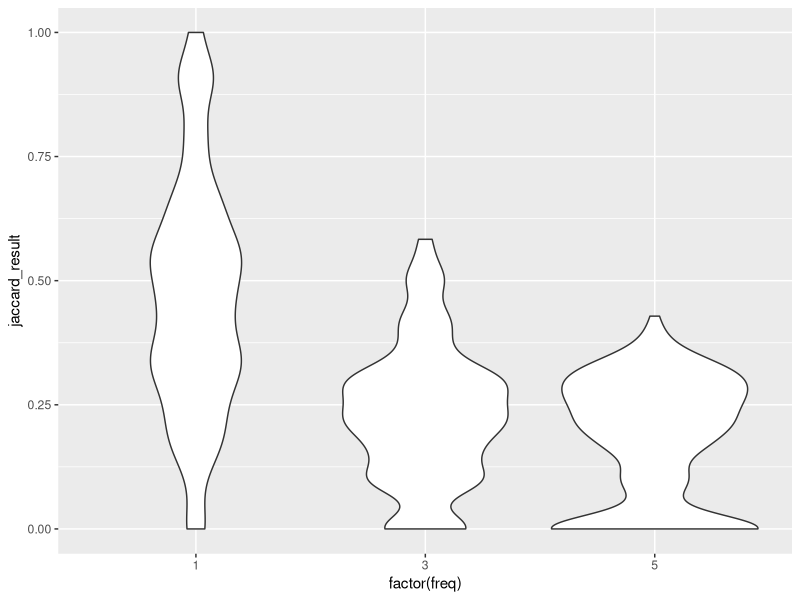
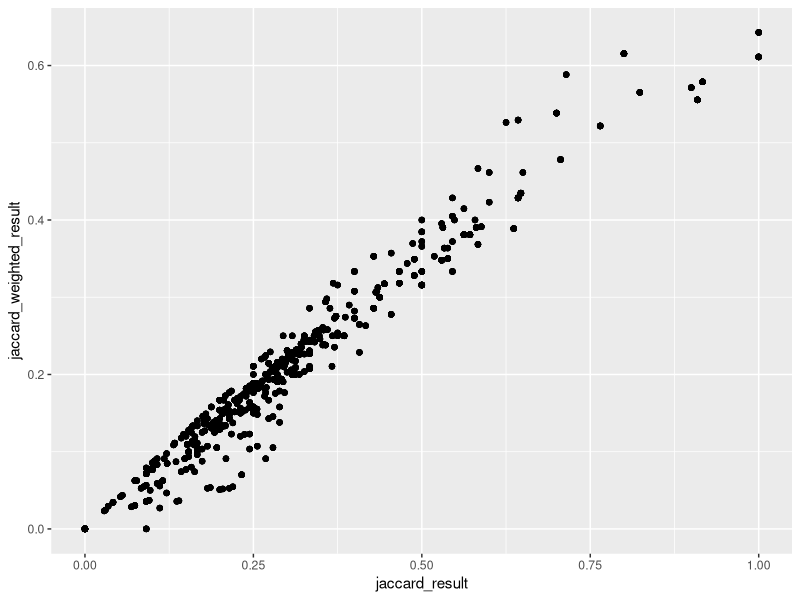
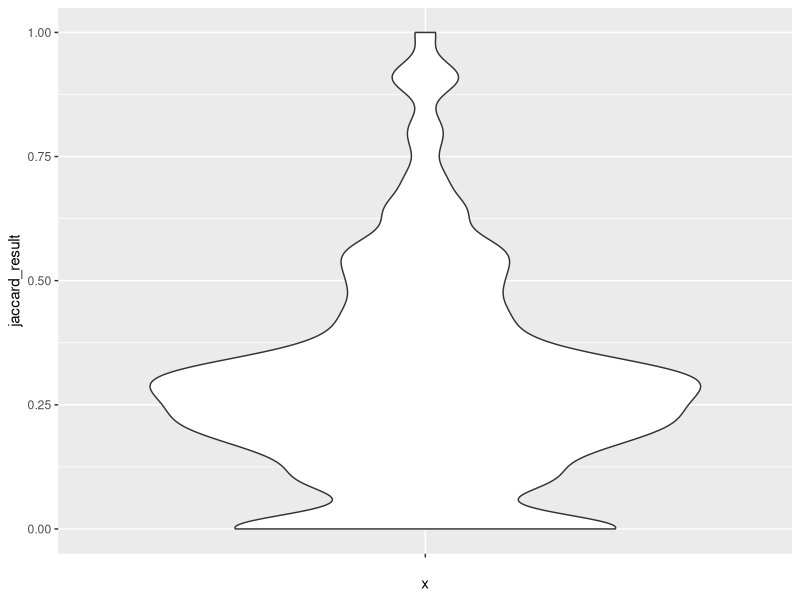
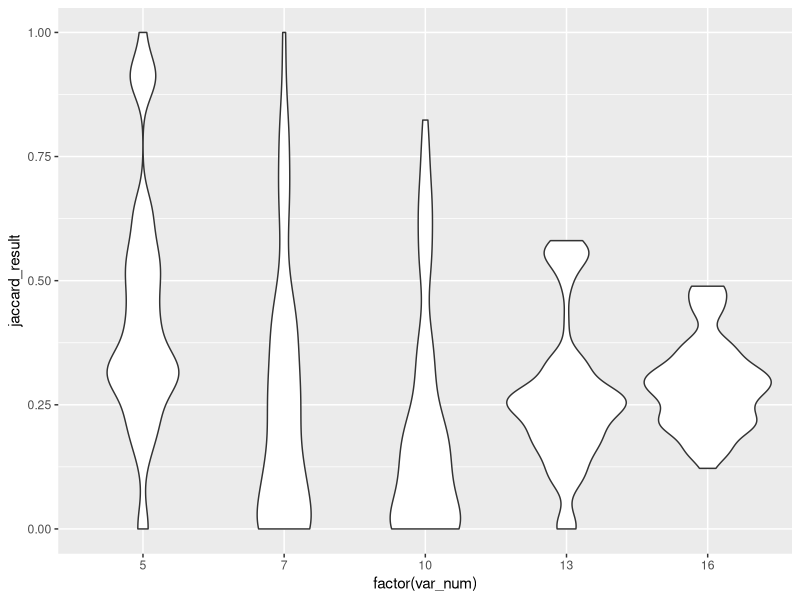
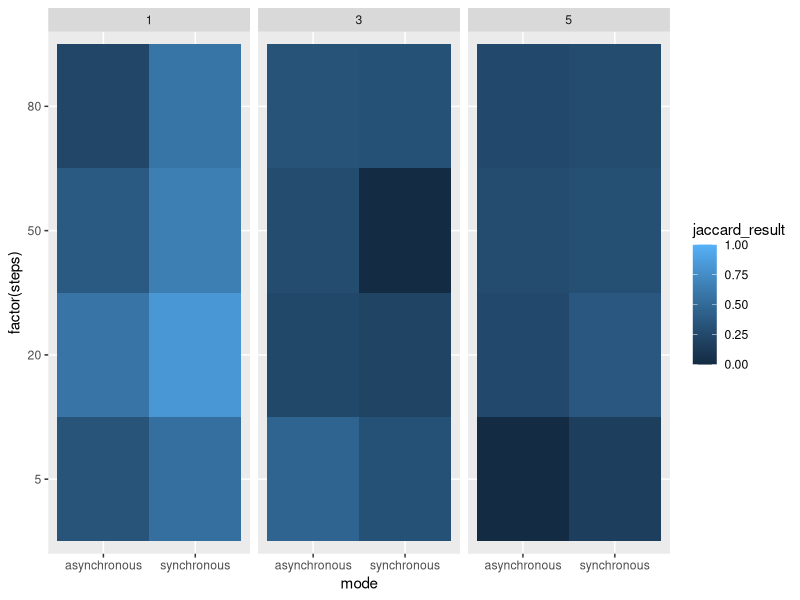
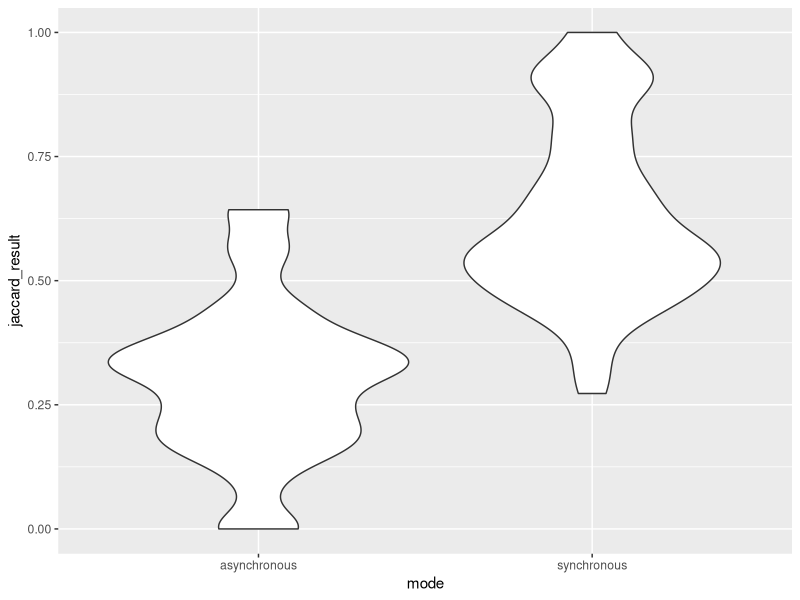
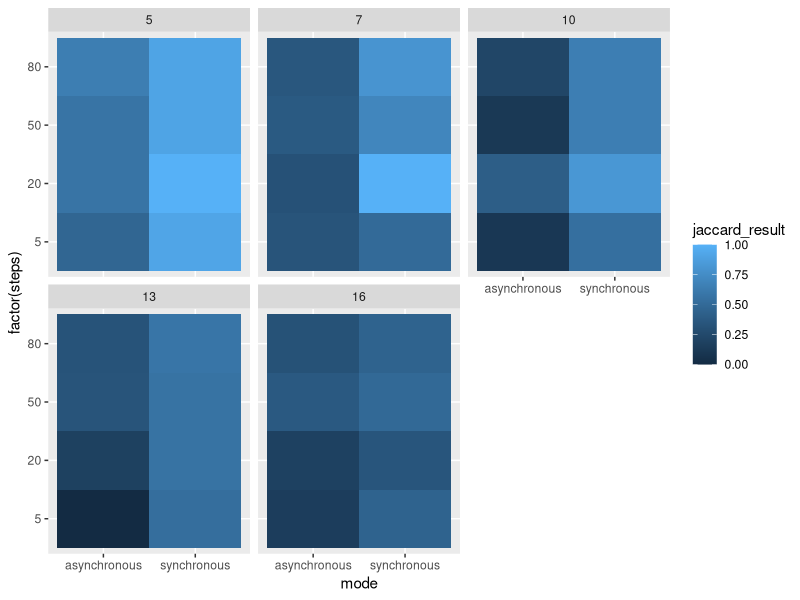
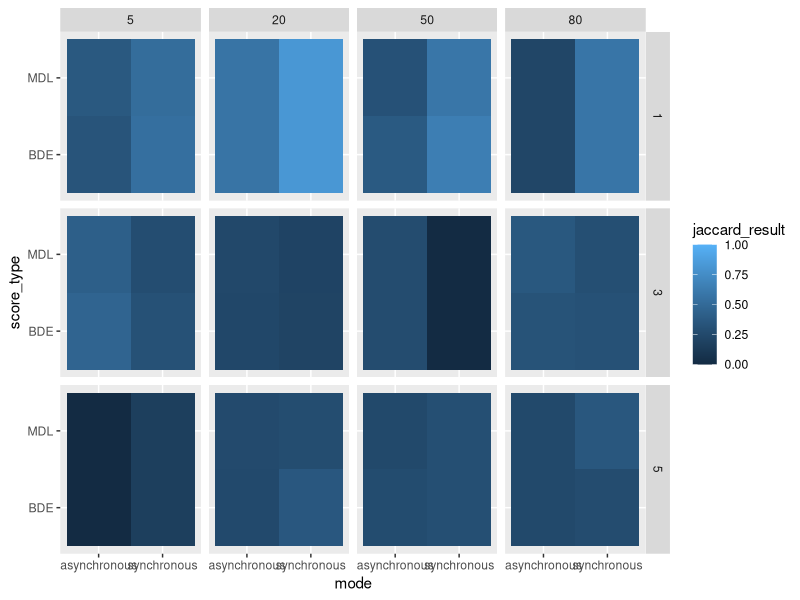

Generate these figures, in order, with R:
## ---- chunk 1
knitr::opts_chunk$set(echo = TRUE)

#install.packages("here")
#install.packages("ggplot2")
#install.packages("dplyr")
#install.packages("GGally")
#install.packages("fastDummies")
#install.packages("broom")

library(here)
library(ggplot2)
library(dplyr)
library(GGally)
library(fastDummies)
library(knitr)
library(broom)

data <- read.csv(here("task1", "all_data.csv"))

## ---- chunk 2
ggplot(data, aes(x=factor(freq), y=jaccard_result)) +
  geom_violin()
## ---- chunk 3
tst <- cor.test(data$freq, data$jaccard_result, method = "spearman")
tst
## ---- chunk 4
ggplot(data, aes(x=jaccard_result, y=jaccard_weighted_result)) + geom_point()
## ---- chunk 5
kable(data.frame(rbind(summary(data$jaccard_result))))
## ---- chunk 6
ggplot(data, aes(x="", y=jaccard_result)) +
  geom_violin()
## ---- chunk 7
ggplot(data, aes(x=factor(var_num), y=jaccard_result)) +
  geom_violin()
## ---- chunk 8
tst <- cor.test(data$var_num, data$jaccard_result, method = "spearman")
tst
## ---- chunk 9
ggplot(data, aes(x=mode,y=factor(steps),fill=jaccard_result)) + geom_tile() + facet_wrap(~freq)
## ---- chunk 10
ggplot(data %>% filter(freq==1), aes(x=mode, y=jaccard_result)) +
  geom_violin()
## ---- chunk 11
ggplot(data %>% filter(freq==1), aes(x=mode,y=factor(steps),fill=jaccard_result)) + geom_tile() +
    facet_wrap(~var_num)
## ---- chunk 12
ggplot(data, aes(x=mode,y=score_type,fill=jaccard_result)) +
  geom_tile() +
  facet_grid(freq~steps)
## ---- chunk 13
ks.test((data %>% filter(score_type=='MDL'))$jaccard_result,
        (data %>% filter(score_type=='BDE'))$jaccard_result)
## ---- chunk 14
data_synch <- data %>% filter(mode=="synchronous")
tst <- cor.test(data_synch$attper, data_synch$jaccard_result, method = "spearman")
tst
## ---- chunk 15
data_asynch <- data %>% filter(mode=="asynchronous")
tst <- cor.test(data_asynch$attper, data_asynch$jaccard_result, method = "spearman")
tst
## ---- chunk 16
data_with_dummies <- dummy_cols(data) %>% filter(freq==1)
linear_model <- lm(jaccard_result ~
                      var_num + steps + numtraj + attper + mode_synchronous + score_type_BDE,
                      data_with_dummies)

kable(tidy(linear_model))
